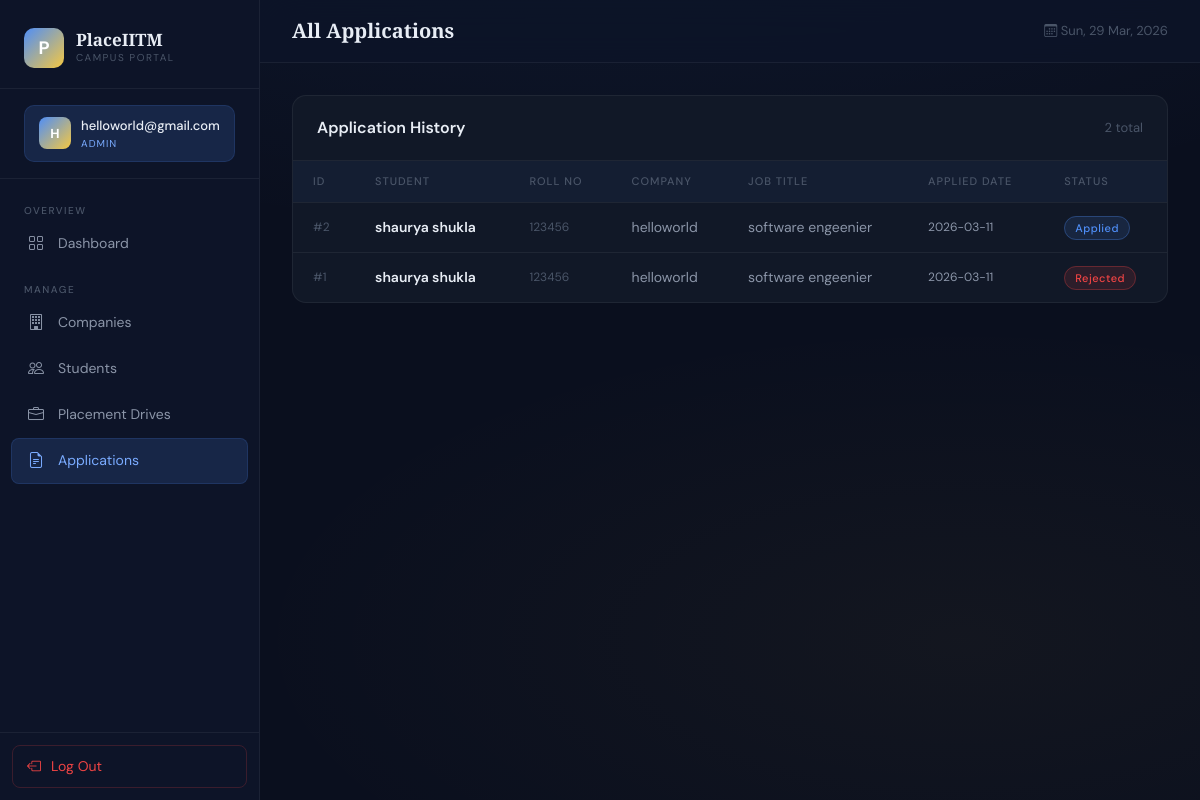
Screenshot of /admin/applications (signed in) with the database file from the repository.
### tables this page shows
CREATE TABLE companies (
            id INTEGER PRIMARY KEY AUTOINCREMENT,
            company_name TEXT NOT NULL,
            email TEXT UNIQUE NOT NULL,
            password TEXT NOT NULL,
            hr_contact TEXT,
            website TEXT,
            industry TEXT,
            description TEXT,
            approval_status TEXT DEFAULT 'pending',
            created_at DATETIME DEFAULT CURRENT_TIMESTAMP
        );

CREATE TABLE applications (
            id INTEGER PRIMARY KEY AUTOINCREMENT,
            student_id INTEGER NOT NULL,
            drive_id INTEGER NOT NULL,
            status TEXT DEFAULT 'applied',
            applied_date TEXT,
            FOREIGN KEY (student_id) REFERENCES students(id) ON DELETE CASCADE,
            FOREIGN KEY (drive_id) REFERENCES placement_drives(id) ON DELETE CASCADE,
            UNIQUE(student_id, drive_id)
        );

CREATE TABLE students (
            id INTEGER PRIMARY KEY AUTOINCREMENT,
            name TEXT NOT NULL,
            email TEXT UNIQUE NOT NULL,
            password TEXT NOT NULL,
            roll_no TEXT UNIQUE,
            branch TEXT,
            cgpa REAL DEFAULT 0.0,
            phone TEXT,
            bio TEXT,
            skills TEXT,
            resume TEXT,
            is_blacklisted INTEGER DEFAULT 0,
            created_at DATETIME DEFAULT CURRENT_TIMESTAMP
        );

CREATE TABLE placement_drives (
            id INTEGER PRIMARY KEY AUTOINCREMENT,
            company_id INTEGER NOT NULL,
            job_title TEXT NOT NULL,
            job_description TEXT,
            eligibility_criteria TEXT,
            application_deadline TEXT,
            package TEXT,
            location TEXT,
            status TEXT DEFAULT 'pending',
            created_at DATETIME DEFAULT CURRENT_TIMESTAMP,
            FOREIGN KEY (company_id) REFERENCES companies(id) ON DELETE CASCADE
        );

### app.py (the view)
@app.route('/admin/applications')
@login_required
@admin_required
def admin_applications():
    db = get_db()
    apps = db.execute('''SELECT a.*, s.name as student_name, s.roll_no, c.company_name, pd.job_title
                         FROM applications a
                         JOIN students s ON a.student_id=s.id
                         JOIN placement_drives pd ON a.drive_id=pd.id
                         JOIN companies c ON pd.company_id=c.id
                         ORDER BY a.id DESC''').fetchall()
    return render_template('admin/applications.html', apps=apps)

### database.py (called while the page is built)
def get_db():
    db = sqlite3.connect(DATABASE)
    db.row_factory = sqlite3.Row
    db.execute("PRAGMA foreign_keys = ON")
    return db

### utils.py (called while the page is built)
def login_required(f):
    @wraps(f)
    def decorated(*args, **kwargs):
        if 'user_id' not in session:
            flash('Please log in to continue.', 'warning')
            return redirect(url_for('login'))
        return f(*args, **kwargs)
    return decorated

def admin_required(f):
    @wraps(f)
    def decorated(*args, **kwargs):
        if session.get('role') != 'admin':
            flash('Admin access required.', 'danger')
            return redirect(url_for('login'))
        return f(*args, **kwargs)
    return decorated

### templates/admin/applications.html (shortened to what this page needs)
{% extends 'base.html' %}
{% block page_title %}All Applications{% endblock %}
{% block content %}
<div class="data-card">
    <div class="data-card-header">
        <div class="data-card-title">Application History</div>
        <span style="font-size:13px;color:var(--text-muted)">{{ apps|length }} total</span>
    </div>
    {% if apps %}
    <table class="custom-table">
        <thead>
            <tr>
                <th>ID</th>
                <th>Student</th>
                <th>Roll No</th>
                <th>Company</th>
                <th>Job Title</th>
                <th>Applied Date</th>
                <th>Status</th>
            </tr>
        </thead>
        <tbody>
            {% for a in apps %}
            <tr>
                <td style="color:var(--text-muted);font-size:12px">#{{ a.id }}</td>
                <td style="color:var(--text-primary);font-weight:600">{{ a.student_name }}</td>
                <td style="font-size:12px;color:var(--text-muted)">{{ a.roll_no }}</td>
                <td>{{ a.company_name }}</td>
                <td>{{ a.job_title }}</td>
                <td style="font-size:12px">{{ a.applied_date }}</td>
                <td><span class="badge-custom badge-{{ a.status }}">{{ a.status.title() }}</span></td>
            </tr>
            {% endfor %}
        </tbody>
    </table>
    {% else %}
    <div style="padding:60px;text-align:center;color:var(--text-muted)">
        <i class="bi bi-file-earmark-text" style="font-size:48px;display:block;margin-bottom:16px"></i>
        No applications yet
    </div>
    {% endif %}
</div>
{% endblock %}

### templates/base.html (shortened to what this page needs)
<!DOCTYPE html>
<html lang="en">
<head>
    <link href="https://cdn.jsdelivr.net/npm/bootstrap@5.3.0/dist/css/bootstrap.min.css" rel="stylesheet">
    <link rel="stylesheet" href="https://cdn.jsdelivr.net/npm/bootstrap-icons@1.11.0/font/bootstrap-icons.css">
    <link rel="stylesheet" href="{{ url_for('static', filename='css/style.css') }}">
</head>
<body>
    {% if session.user_id %}
    <nav class="sidebar">
        <div class="sidebar-brand">
            <a href="/" class="brand-logo">
                <div class="brand-icon">P</div>
                <div class="brand-text">
                    <span class="brand-name">PlaceIITM</span>
                    <span class="brand-sub">Campus Portal</span>
                </div>
            </a>
        </div>
        <div class="sidebar-user">
            <div class="user-pill">
                <div class="user-avatar">{{ session.name[0].upper() }}</div>
                <div class="user-info">
                    <div class="user-name">{{ session.name[:20] }}</div>
                    <div class="user-role">{{ session.role }}</div>
                </div>
            </div>
        </div>
        <div class="sidebar-nav">
            {% if session.role == 'admin' %}
            <div class="nav-section-label">Overview</div>
            <a href="{{ url_for('admin_dashboard') }}" class="nav-item-link {% if request.endpoint == 'admin_dashboard' %}active{% endif %}">
                <i class="bi bi-grid"></i> Dashboard
            </a>
            <div class="nav-section-label" style="margin-top:8px">Manage</div>
            <a href="{{ url_for('admin_companies') }}" class="nav-item-link {% if request.endpoint == 'admin_companies' %}active{% endif %}">
                <i class="bi bi-building"></i> Companies
            </a>
            <a href="{{ url_for('admin_students') }}" class="nav-item-link {% if request.endpoint == 'admin_students' %}active{% endif %}">
                <i class="bi bi-people"></i> Students
            </a>
            <a href="{{ url_for('admin_drives') }}" class="nav-item-link {% if request.endpoint == 'admin_drives' %}active{% endif %}">
                <i class="bi bi-briefcase"></i> Placement Drives
            </a>
            <a href="{{ url_for('admin_applications') }}" class="nav-item-link {% if request.endpoint == 'admin_applications' %}active{% endif %}">
                <i class="bi bi-file-earmark-text"></i> Applications
            </a>
            {% endif %}
        </div>
        <div class="sidebar-footer">
            <form action="{{ url_for('logout') }}" method="get">
                <button type="submit" class="logout-btn">
                    <i class="bi bi-box-arrow-left"></i> Log Out
                </button>
            </form>
        </div>
    </nav>
    <div class="main-wrapper">
        <div class="topbar">
            <div class="topbar-title">{% block page_title %}Dashboard{% endblock %}</div>
            <div class="topbar-right">
                <span style="font-size:13px; color: var(--text-muted);">
                    <i class="bi bi-calendar3"></i>
                    <span id="current-date"></span>
                </span>
            </div>
        </div>
        <div class="content-area">
            {% block content %}{% endblock %}
        </div>
    </div>
    {% else %}
    <div class="public-layout">
        {% block public_content %}{% endblock %}
    </div>
    {% endif %}
</body>
</html>

### rows the page displays
companies: email "helloworld@gmail.com"
applications: id "2", student_name "shaurya shukla", roll_no "123456", company_name "helloworld", job_title "software engeenier", applied_date "2026-03-11", status "Applied"
applications: id "1", student_name "shaurya shukla", roll_no "123456", company_name "helloworld", job_title "software engeenier", applied_date "2026-03-11", status "Rejected"

### other values shown
{{ session.name[0].upper() }} "H"
{{ session.role }} "ADMIN"
{{ apps|length }} "2"
